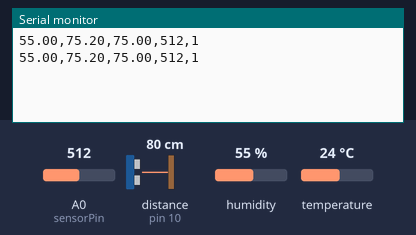
Recording of a sketch running on a simulated Arduino Uno, built with avr-gcc and run on an emulated ATmega328P. On the bench: the last lines printed to the serial monitor. Wiring (inferred from the names in the program): ultrasonic range finder: trigger pin 9; echo pin 10. Inputs (shaded band) come from the test bench; at power-on: distance to the obstacle (sensor on pin 10) 80 cm, humidity 55 %, A0 (sensorPin) = 512, temperature 24 °C. The echo pulse lasts 58.3 µs per cm.

Above: at 2.8 s.
2.9 s: distance to the obstacle (sensor on pin 10) set to 120 cm
At 4.7 s:
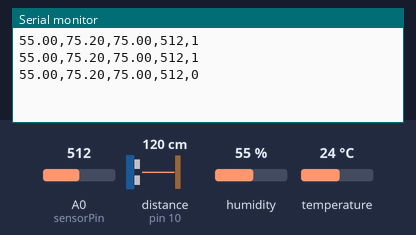
5.0 s: humidity set to 22 %
At 6.4 s:
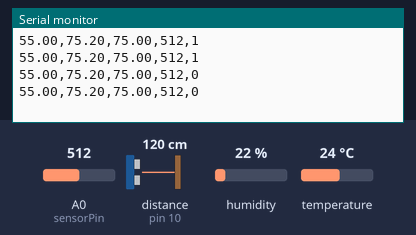
7.1 s: A0 (sensorPin) set to 716
At 8.7 s:
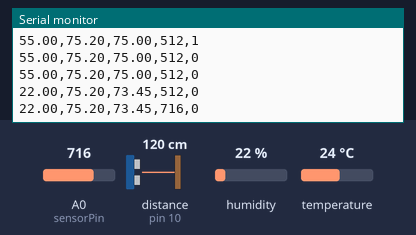
9.2 s: temperature set to 12 °C
At 10.2 s:
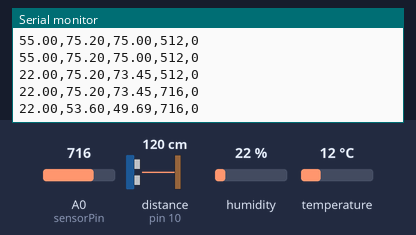
11.3 s: distance to the obstacle (sensor on pin 10) set to 2 cm
At 12.1 s:
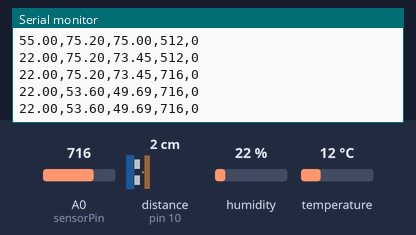
13.4 s: A0 (sensorPin) set to 992
At 14.9 s:
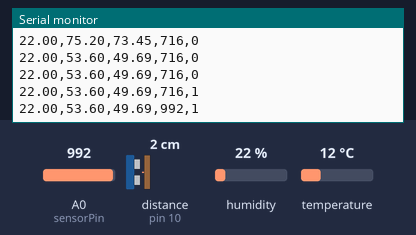
Timing chart, 0 to 16.4 s (numbered marks = the images above; inputs shaded):
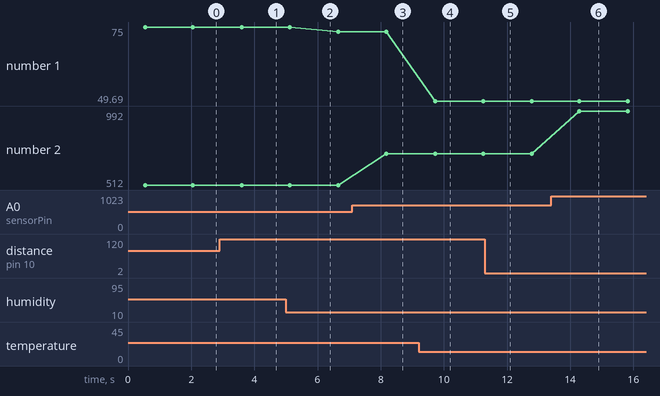

The sketch:

hacknc22.ino
```cpp
#include "DHT.h"
#define DHTPIN 12
#define DHTTYPE DHT11
#define sensorPower 7
#define sensorPin A0

int val = 0;

const int trigPin = 9;
const int echoPin = 10;
float duration, distance;

DHT dht(DHTPIN, DHTTYPE);

void setup() {
  Serial.begin(9600);
	pinMode(sensorPower, OUTPUT);
  pinMode(trigPin, OUTPUT);
  pinMode(echoPin, INPUT);
	digitalWrite(sensorPower, LOW);
  dht.begin();
}

void loop() {
  delay(500);
  float humidity = dht.readHumidity();
  float temp = dht.readTemperature(true);

  if (isnan(humidity) || isnan(temp)) {
    Serial.println(F("Sensor Reading N/A"));
    return;
  }

  float hif = dht.computeHeatIndex(temp, humidity);
  int level = readSensor();

  digitalWrite(trigPin, LOW);
  delayMicroseconds(2);
  digitalWrite(trigPin, HIGH);
  delayMicroseconds(10);
  digitalWrite(trigPin, LOW);

  duration = pulseIn(echoPin, HIGH);
  distance = (duration*.0343)/2;

  Serial.print(humidity);
  Serial.print(F(","));
  Serial.print(temp);
  Serial.print(F(","));
  Serial.print(hif);
  Serial.print(F(""));

	Serial.print(",");
	Serial.print(level);
  Serial.print(",");

  if (distance < 100) {
    Serial.println(1);
  } else {
    Serial.println(0);
  }

	delay(1000);
}

int readSensor() {
	digitalWrite(sensorPower, HIGH);
	delay(10);
	val = analogRead(sensorPin);
	digitalWrite(sensorPower, LOW);
	return val;
}
```

Measured:
- after the input at 2.9 s, the serial monitor: prints a new line after 0.70 s (image 1)
- after the input at 7.1 s, the serial monitor: prints a new line after 1.1 s (image 3)
- after the input at 9.2 s, the serial monitor: prints a new line after 0.52 s (image 4)
- after the input at 13.4 s, the serial monitor: prints a new line after 0.89 s (image 6)
- plotted number 1: 75 → 73.45 after the input at 5.0 s, 73.45 → 49.69 after the input at 9.2 s
- plotted number 2: 512 → 716 after the input at 7.1 s, 716 → 992 after the input at 13.4 s
